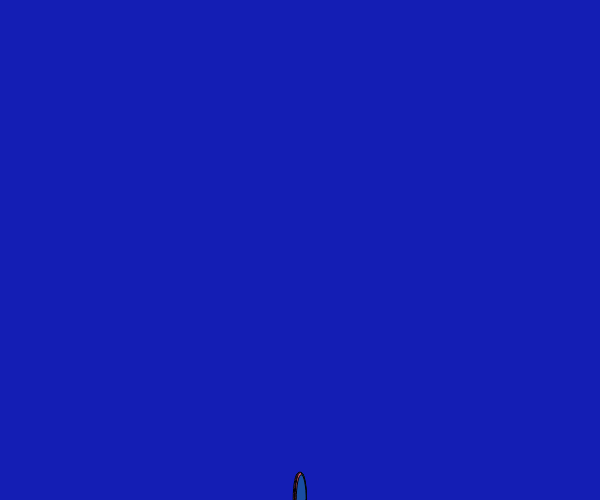
Frame 1 (no input)
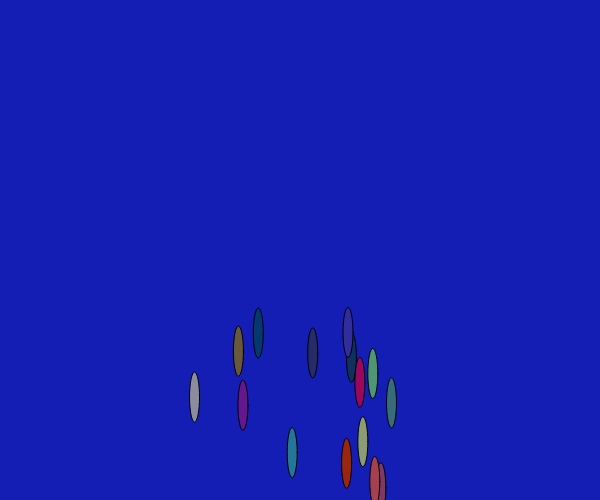
Frame 60 (no input)
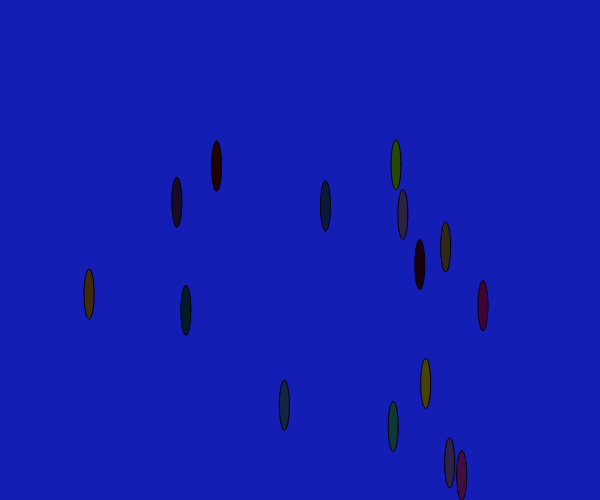
Frame 120 (the mouse pressed at the canvas centre since frame 60)

The p5.js sketch that drew these frames (run headless with seeded random() and noise() and a simulated clock; from frame 60 on, the mouse is pressed at the canvas centre):

// p5.js sketch
// ── sketch.js
function Particle(loc) {
  this.loc = loc;
  this.vel = new p5.Vector(random(-2,2), random(-3,0));
  this.lifespan = 255;
}

Particle.prototype = {
  constructor: Particle,
  update : function(){  
    this.loc.add(this.vel);
    this.lifespan -=1.5;
  },
  display : function(){
    fill((random(this.lifespan)),(random(this.lifespan)),(random(this.lifespan)));
    ellipse(this.loc.x, this.loc.y, 10, 50);
  }  
};

var particles = [];

function setup(){
  createCanvas(600,500);
  for (var i=0; i< 15; i++){
    particles[i] = new Particle(new p5.Vector(width/2, height));

  }
}

function draw(){
  background(20,30,180);
  for (var i=0; i < particles.length; i++){
    particles[i].update();
    particles[i].display();
  }
}
